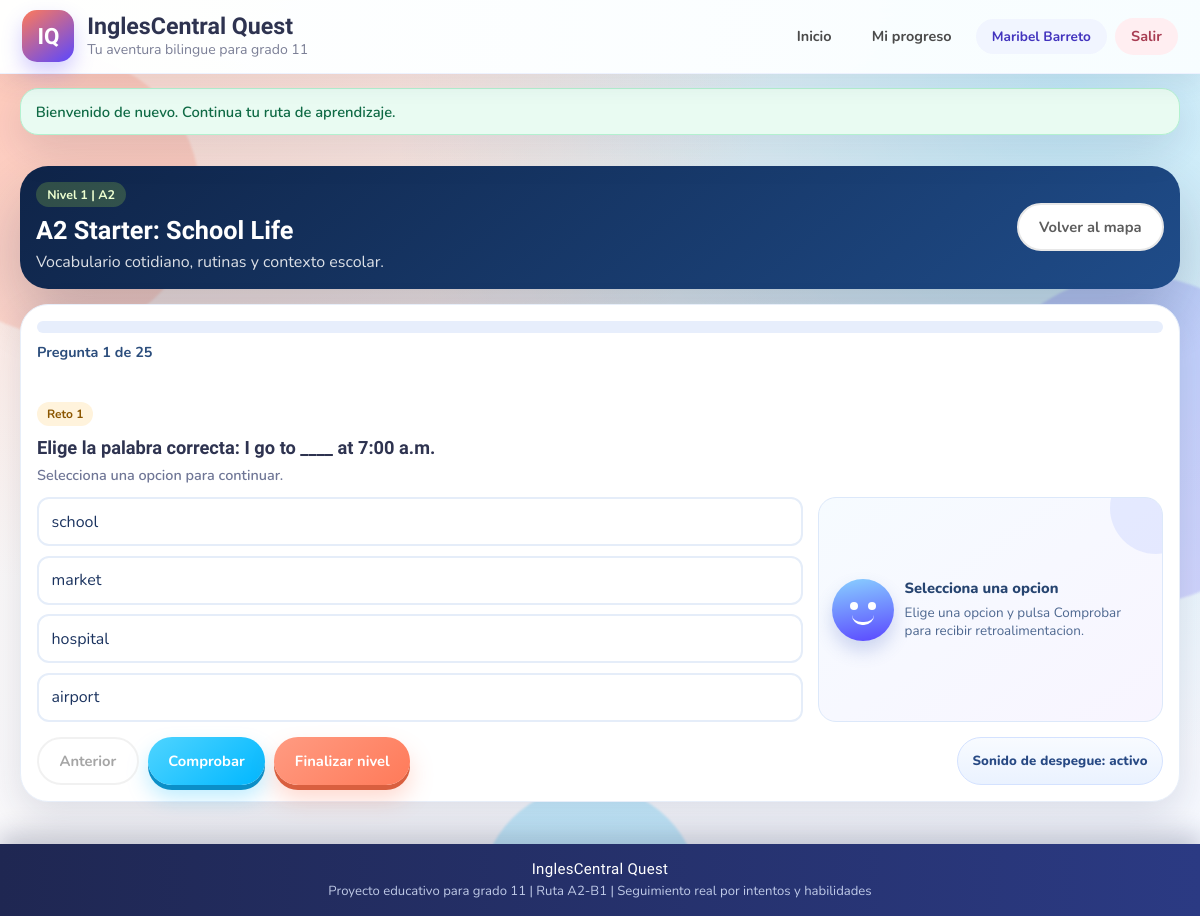
Screenshot of /nivel/1 (signed in) with the database file from the repository.
### tables this page shows
CREATE TABLE IF NOT EXISTS `lecciones` (
  `leccion_id` int(11) NOT NULL AUTO_INCREMENT,     
  `nivel_id` int(11) NOT NULL,
  `titulo_leccion` varchar(160) NOT NULL,
  `objetivo_leccion` varchar(300) NOT NULL,
  `orden_secuencia` int(11) NOT NULL,
  PRIMARY KEY (`leccion_id`),
  UNIQUE KEY `uq_lecciones_nivel_orden` (`nivel_id`,`orden_secuencia`),
  CONSTRAINT `fk_lecciones_nivel` FOREIGN KEY (`nivel_id`) REFERENCES `niveles` (`nivel_id`) ON DELETE CASCADE     
);

CREATE TABLE IF NOT EXISTS `niveles` (
  `nivel_id` int(11) NOT NULL AUTO_INCREMENT,     
  `codigo_nivel` varchar(20) NOT NULL,
  `nombre_nivel` varchar(120) NOT NULL,
  `banda_cefr` varchar(10) NOT NULL,
  `descripcion_nivel` varchar(300) NOT NULL,
  `meta_xp` int(11) NOT NULL CHECK (`meta_xp` >= 0),
  PRIMARY KEY (`nivel_id`),
  UNIQUE KEY `codigo_nivel` (`codigo_nivel`)
);

CREATE TABLE IF NOT EXISTS `preguntas` (
  `pregunta_id` int(11) NOT NULL AUTO_INCREMENT,     
  `leccion_id` int(11) NOT NULL,
  `tipo_pregunta_id` int(11) NOT NULL,
  `enunciado_pregunta` varchar(500) NOT NULL,
  `explicacion` varchar(320) DEFAULT NULL,
  `peso_dificultad` decimal(4,2) NOT NULL DEFAULT 1.00,
  `orden_secuencia` int(11) NOT NULL,
  PRIMARY KEY (`pregunta_id`),
  UNIQUE KEY `uq_preguntas_leccion_orden` (`leccion_id`,`orden_secuencia`),
  KEY `fk_preguntas_tipo` (`tipo_pregunta_id`),
  CONSTRAINT `fk_preguntas_leccion` FOREIGN KEY (`leccion_id`) REFERENCES `lecciones` (`leccion_id`) ON DELETE CASCADE,     
  CONSTRAINT `fk_preguntas_tipo` FOREIGN KEY (`tipo_pregunta_id`) REFERENCES `tipos_pregunta` (`tipo_pregunta_id`)     
);

CREATE TABLE IF NOT EXISTS `opciones_pregunta` (
  `opcion_id` int(11) NOT NULL AUTO_INCREMENT,     
  `pregunta_id` int(11) NOT NULL,
  `texto_opcion` varchar(250) NOT NULL,
  `retroalimentacion` varchar(500) DEFAULT NULL,
  `es_correcta` tinyint(1) NOT NULL DEFAULT 0,
  PRIMARY KEY (`opcion_id`),
  KEY `fk_opciones_pregunta` (`pregunta_id`),
  CONSTRAINT `fk_opciones_pregunta` FOREIGN KEY (`pregunta_id`) REFERENCES `preguntas` (`pregunta_id`) ON DELETE CASCADE     
);

### views/lesson/play.php (the view, shortened to what the rows shown need)
<?php
$questions = is_array($level['questions'] ?? null) ? $level['questions'] : [];
$totalQuestions = count($questions);
$nextLevelIdValue = isset($nextLevelId) ? (int) $nextLevelId : 0;
$nextLevelRoute = $nextLevelIdValue > 0 ? route_url('nivel/' . (string) $nextLevelIdValue) : '';
?>
<section class="lesson-hero">
    <div class="lesson-hero__content">
        <p class="lesson-hero__badge">Nivel <?= e((string) ($level['id'] ?? 0)) ?> | <?= e((string) ($level['difficulty'] ?? '')) ?></p>
        <h2 class="lesson-hero__title"><?= e((string) ($level['name'] ?? 'Nivel')) ?></h2>
        <p class="lesson-hero__description"><?= e((string) ($level['description'] ?? '')) ?></p>
    </div>
    <a class="button button--ghost" href="<?= e(route_url('')) ?>">Volver al mapa</a>
</section>
<?php if ($totalQuestions === 0): ?>
    <section class="result-card">
        <h3 class="result-card__title">Nivel sin preguntas cargadas</h3>
        <p class="result-card__message">Este nivel aun no tiene retos disponibles. Carga preguntas en la base de datos para activarlo.</p>
    </section>
<?php else: ?>
    <section
        class="quiz"
        data-quiz
        data-total-questions="<?= e((string) $totalQuestions) ?>"
        data-next-level-route="<?= e($nextLevelRoute) ?>"
    >
        <div class="quiz__progress">
            <div class="quiz__progress-track" aria-hidden="true">
            </div>
            <p class="quiz__progress-label">Pregunta <span data-progress-current>1</span> de <?= e((string) $totalQuestions) ?></p>
            <p class="quiz__notice" data-quiz-notice aria-live="polite"></p>
        </div>
        <form method="post" class="quiz__form" data-quiz-form>
            <?php foreach ($questions as $index => $question): ?>
                <?php
                $questionNumber = $index + 1;
                $isActive = $index === 0;
                $questionTip = (string) ($question['tip'] ?? '');
                $questionOptions = is_array($question['options'] ?? null) ? $question['options'] : [];
                $questionType = (int) ($question['tipo_pregunta_id'] ?? 1);
                $isTextQuestion = $questionType === 3;
                $isBuildQuestion = $questionType === 4;
                $questionWordbank = is_array($question['wordbank'] ?? null) ? $question['wordbank'] : [];
                $correctOptionUi = null;
                foreach ($questionOptions as $optRow) {
                    if (!empty($optRow['is_correct'])) {
                        $correctOptionUi = $optRow;
                        break;
                    }
                }
                ?>
                <article
                    class="question-card <?= $isActive ? 'question-card--active' : '' ?>"
                    data-question-card
                    data-question-index="<?= e((string) $questionNumber) ?>"
                    data-question-prompt="<?= e((string) ($question['prompt'] ?? '')) ?>"
                    data-question-tip="<?= e($questionTip) ?>"
                    data-question-type="<?= e((string) $questionType) ?>"
                >
                    <p class="question-card__counter">Reto <?= e((string) $questionNumber) ?></p>
                    <h3 class="question-card__prompt"><?= e((string) ($question['prompt'] ?? '')) ?></h3>
                    <?php if ($isTextQuestion): ?>
                        <p class="question-card__subtitle">Escribe la palabra faltante para completar la oracion.</p>
                    <?php elseif ($isBuildQuestion): ?>
                        <p class="question-card__subtitle">Haz clic en las palabras para construir la oracion correcta.</p>
                    <?php else: ?>
                        <p class="question-card__subtitle">Selecciona una opcion para continuar.</p>
                    <?php endif; ?>
                    <div class="question-card__body">
                        <?php if ($isTextQuestion): ?>
                            <div class="question-card__text-input">
                                <input
                                    type="text"
                                    name="answers[<?= e((string) ($question['id'] ?? 0)) ?>]"
                                    class="question-text-input"
                                    autocomplete="off"
                                    placeholder="Escribe tu respuesta aqui..."
                                    data-correct-text="<?= e((string) ($correctOptionUi['text'] ?? '')) ?>"
                                    data-option-feedback="<?= e((string) ($correctOptionUi['retroalimentacion'] ?? '')) ?>"
                                >
                                <p class="question-text-input__hint">Presiona Enter o haz clic en Siguiente para continuar</p>
                            </div>
                        <?php elseif ($isBuildQuestion): ?>
                            <input
                                type="hidden"
                                name="answers[<?= e((string) ($question['id'] ?? 0)) ?>]"
                                value=""
                                data-build-answer
                                data-correct-sentence="<?= e((string) ($question['correct_sentence'] ?? '')) ?>"
                                data-option-feedback="<?= e((string) ($correctOptionUi['retroalimentacion'] ?? '')) ?>"
                            >
                            <div class="question-card__build">
                                <div class="dropzone-container" data-dropzone>
                                    <span class="dropzone-placeholder" data-dropzone-placeholder>Aqui aparecera tu oracion...</span>
                                </div>
                                <div class="wordbank-container" data-wordbank>
                                    <?php foreach ($questionWordbank as $word): ?>
                                        <button type="button" class="word-btn" data-word="<?= e($word) ?>"><?= e($word) ?></button>
                                    <?php endforeach; ?>
                                </div>
                            </div>
                        <?php else: ?>
                            <div class="question-card__options">
                                <?php foreach ($questionOptions as $optionIndex => $option): ?>
                                    <?php $optionInputId = 'q' . (string) ($question['id'] ?? 0) . '_option_' . ($optionIndex + 1); ?>
                                    <label class="question-option" for="<?= e($optionInputId) ?>">
                                        <span class="question-option__label"><?= e((string) ($option['text'] ?? '')) ?></span>
                                    </label>
                                <?php endforeach; ?>
                            </div>
                        <?php endif; ?>
                        <aside class="question-feedback question-feedback--neutral" data-question-feedback aria-live="polite">
                            <div class="question-feedback__avatar" aria-hidden="true">
                                <span class="question-feedback__eye question-feedback__eye--left"></span>
                                <span class="question-feedback__eye question-feedback__eye--right"></span>
                                <span class="question-feedback__mouth"></span>
                            </div>
                            <?php if ($isTextQuestion): ?>
                                <h4 class="question-feedback__title" data-feedback-title>Escribe tu respuesta</h4>
                                <p class="question-feedback__text" data-feedback-text>Escribe la palabra y presiona Enter o clic en Siguiente.</p>
                            <?php elseif ($isBuildQuestion): ?>
                                <h4 class="question-feedback__title" data-feedback-title>Construye la oracion</h4>
                                <p class="question-feedback__text" data-feedback-text>Haz clic en las palabras para colocarlas en orden.</p>
                            <?php else: ?>
                                <h4 class="question-feedback__title" data-feedback-title>Selecciona una opcion</h4>
                                <p class="question-feedback__text" data-feedback-text>Te dare pistas utiles sin revelar la respuesta.</p>
                            <?php endif; ?>
                        </aside>
                    </div>
                </article>
            <?php endforeach; ?>
            <div class="quiz__actions">
                <button type="button" class="button button--ghost" data-prev-question disabled>Anterior</button>
                <button type="button" class="button button--secondary" data-next-question>Siguiente</button>
                <button type="submit" class="button button--primary" data-submit-quiz hidden>Finalizar nivel</button>
                <?php if ($nextLevelRoute !== ''): ?>
                    <button
                        type="button"
                        class="launch-sound-toggle"
                        data-launch-sound-toggle
                        aria-pressed="true"
                    >
                    </button>
                <?php endif; ?>
            </div>
        </form>
    </section>
<?php endif; ?>

### rows the page displays
lecciones: nivel.nivel_id "1", nivel.banda_cefr "A2", nivel.nombre_nivel "A2 Starter: School Life", nivel.descripcion_nivel "Vocabulario cotidiano, rutinas y contexto escolar."
preguntas: questionNumber "1", enunciado_pregunta "Elige la palabra correcta: I go to ____ at 7:00 a.m.", shows "Selecciona una opcion para continuar.", shows "Elige una opcion y pulsa Comprobar para recibir retroalimentacion."
opciones_pregunta: texto_opcion "school"
opciones_pregunta: texto_opcion "market"
opciones_pregunta: texto_opcion "hospital"
opciones_pregunta: texto_opcion "airport"

### other values shown
$user['name'] "Maribel Barreto"
$flash['message'] "Bienvenido de nuevo. Continua tu ruta de aprendizaje."
$totalQuestions "25"
